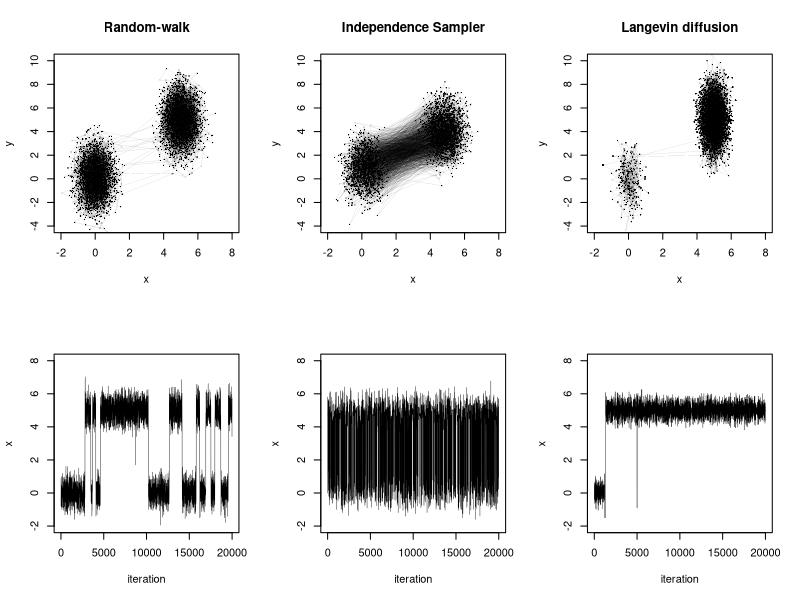

Recreate this plot in R.
library("MASS") #For mvrnorm().
m <- 20000

#Density of interest (up to a proportion).
pi <- function(X) {
  x <- X[1]
  y <- X[2]
  exp(-0.5*(4*x^2 + 0.5*y^2)) + 2*exp(-0.5*(4*(x - 5)^2 + 0.5*(y - 5)^2))
}

#############################
# M-H algorithm.
#############################
MH_alg <- function(q, rq, m = 20000) {
  #M-H ratio:
  ratio <- function(X, Y) {
    pi(Y)*q(Y, X)/(pi(X)*q(X, Y))
  }
  
  X <- matrix(0, nrow = m, ncol = 2)
  #X[1, ] <- c(0, 0) #Starting value.
  for(i in 1:(m - 1)) {
    Y <- rq(1, X[i, ])
    if(runif(1) < min(1, ratio(X[i, ], Y))) {
      X[i + 1, ] <- Y
    } else {
      X[i + 1, ] <- X[i, ]
    }
  }
  
  return(X)
}


#############################
# Random-walk 
#############################
#Proposal distribution T(X -> Y):
#We will use an random-walk proposal T(X, Y) = q(Y) with Y|X ~ N(X, sigma)
sigma <- 2*diag(2)
#Density of the proposal (up to a proportion).
q <- function(X, Y) {
  Y <- Y 
  mean <- X
  exp(-0.5*(t(Y - mean) %*% solve(sigma^2) %*% (Y - mean)))
}
#Generator for the proposal distribution.
rq <- function(n = 1, X) {
  mean <- X
  mvrnorm(n, mean, sigma)
}

X1 <- MH_alg(q, rq, m)




#############################
# Independence Sampler
#############################
#Proposal distribution T(X -> Y):
#We will use an independence sampler T(X, Y) = q(Y), with Y|X ~ N(mean, sigma)
mean <- c(2.5, 2.5)
sigma <- 4*diag(2)
#Density of the proposal (up to a proportion).
q <- function(X, Y) {
  exp(-0.5*(t(Y - mean) %*% solve(sigma^2) %*% (Y - mean)))
}
#Generator for the proposal distribution.
rq <- function(n = 1, X) {
  mvrnorm(n, mean, sigma)
}

X2 <- MH_alg(q, rq, m)



#############################
# Langevin Diffusion Process
#############################
#Proposal distribution T(X -> Y):
#The Langevin diffusion process: y = x + s^2/2 del(log(pi(x))) + s*epsilon.
sigma <- 1.4 #Step size.
#Gradient of log(f(x))
del_logpi <- function(X) {
  x <- X[1]
  y <- X[2]
  f = pi(X)
  del_x = (1/f)*(-4*x*exp(-0.5*(4*x^2 + 0.5*y^2)) - 
                    8*(x - 5)*exp(-0.5*(4*(x - 5)^2 + 0.5*(y - 5)^2)))
  del_y = (1/f)*(-0.5*y*exp(-0.5*(4*x^2 + 0.5*y^2)) - 
                    (y - 5)*exp(-0.5*(4*(x - 5)^2 + 0.5*(y - 5)^2)))
  return(c(del_x, del_y))
}
#Density of the proposal (up to a proportion).
q <- function(X, Y) {
  del <- del_logpi(X)
  mean <- X + sigma^2/2*del
  exp(-(t(Y - mean) %*% (Y - mean))/(2*sigma^2))
}
#Generator for the proposal distribution.
rq <- function(n = 1, X) {
  del <- del_logpi(X)
  epsilon <- mvrnorm(1, c(0, 0), diag(2))
  return(X + sigma^2/2*del + sigma*epsilon)
}

X3 <- MH_alg(q, rq, m)



#Plotting the results:
par(mfrow = c(2, 3))
plot_xy <- function(X, title) {
  plot(X[, 1], X[, 2], type = "l", lwd = 0.05, ylim = c(-4, 10), xlim = c(-2, 8),
       main = title, xlab = "x", ylab = "y")
  points(X[, 1], X[, 2], pch = 20, lwd = 0.1, cex = 0.1)
}
plot_x <- function(X) { 
  plot(1:m, X[, 1], type = "l", lwd = 0.4, ylim = c(-2, 8),
       xlab = "iteration", ylab = "x") 
}

plot_xy(X1, "Random-walk")
plot_xy(X2, "Independence Sampler")
plot_xy(X3, "Langevin diffusion")

plot_x(X1)
plot_x(X2)
plot_x(X3)